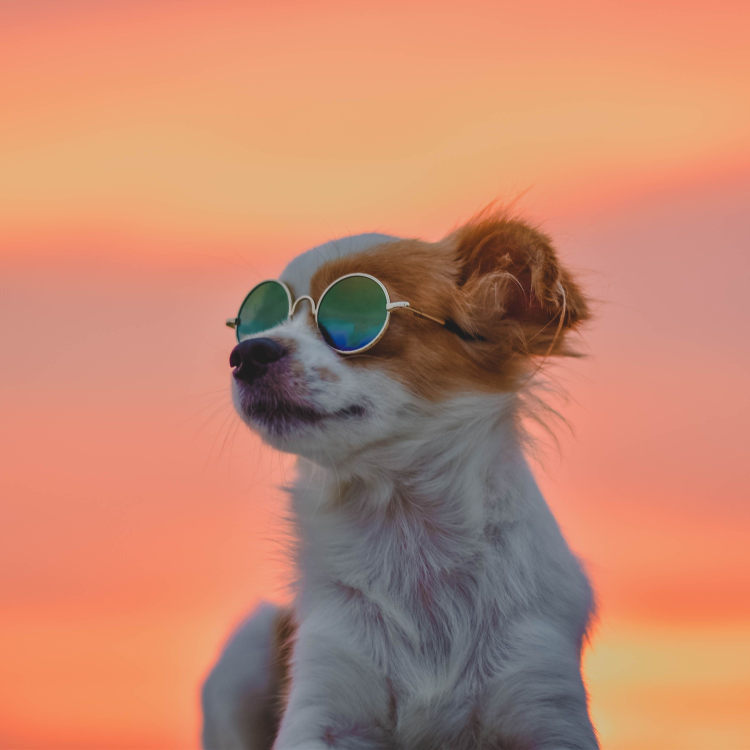
#> input picture 01. Tranformation Techniques/dog.jpg, 3000 x 3000 px (shown at 1/4 size)
$ jupyter execute naive_tranformation_techniques.ipynb
#> lines starting #> are read from the running program, lines starting #| are printed output that depends on the picture; after the words box and inside, x2 and y2 are one past the last pixel; in counts of white or black regions, pixels touching at a corner belong together
## 1) Transformations
### Rotation, translation and skew are useful operations for matching, tracking, and data augmentation.

##### A) Write a function that takes as input an image I, rotates it by an angle θ1 and horizontally skews it by an angle, θ2.
##### Write the matrix formulation for image rotation R(.) and skewing S(.).
##### Define all the variables.
##### Note that the origin of the coordinate system of the programming environment you use might be different from the one shown in the lectures.

[cell 1]
import cv2
import numpy as np
import matplotlib
import matplotlib.pyplot as plt
import math

[cell 2]
#reading in and showing an image
img = cv2.imread("dog.jpg")
#> img is the input picture: shape (3000, 3000, 3); mean B, G, R 110.6, 135.4, 195.5
#conveting colour channels
img = img[:,:,::-1]
plt.axis('off')
plt.imshow(img)

[cell 3]
#printing the matrix shape & entire matrix
print('Original Image Size:', img.shape)
#| Original Image Size: (3000, 3000, 3)
#resizing to make math a little easier for myself
img = cv2.resize(img, (250,250))
#> img: shape (250, 250, 3)
print('Resized Image Size:', img.shape)
#| Resized Image Size: (250, 250, 3)

print(img)
#> (printed output is left out)

[cell 4]
#defining variables for image manipulation

#setting the angle we want to rotate the image by (degrees)
angleRotate = 25
#setting the angle we want to skew the image by (degrees)
angleSkew = 15

#defining the reoccuring variables so we can convert degrees to radians & maniplate matricies
angRotate = math.radians(angleRotate)
angSkew = math.radians(angleSkew)

#creating an empty matrix to fix the rotated image to
rotateImg = np.zeros(img.shape)
skewImg = np.uint8(np.zeros(img.shape))

#finding the centre point coordinates of the image to manipulate
#dividing the shape height by 2 for the x coordinate
xMiddle = rotateImg.shape[0]//2
#> xMiddle = 125
#dividing the shape width by 2 for the y coordinate
yMiddle = rotateImg.shape[1]//2
#> yMiddle = 125

print('midpoint coordiantes:',xMiddle,yMiddle)
#| midpoint coordiantes: 125 125

[cell 5]
#to rotate an image we need to map it to a matrix and multiply that matrix by a rotation martix (using sin & cos)

#create a for loop to go through each element in each row and each element in each column and multiply it by the rotation matrix specified by the angRotate variable
for i in range(img.shape[0]):
    for j in range(img.shape[1]):

        #multiplying the coordinates by the rotation matrix
        x = (i - xMiddle) * math.cos(angRotate) + (j-yMiddle) * math.sin(angRotate)
        y = -(i - xMiddle) * math.sin(angRotate) + (j-yMiddle) * math.cos(angRotate)

        #cleaning up values and adding them to the midpoint to create new position
        x = round(x) + yMiddle
        y = round(y) + xMiddle

        #checking to make sure that new x,y coordinates exist and populating the rotatedImg matrix
        if x >= 0 and y >= 0 and x<img.shape[0] and y<img.shape[1]:
            rotateImg[i,j,:] = img[x,y,:]
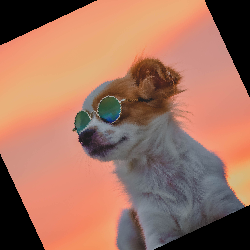
#> rotateImg: shape (250, 250, 3) float64; mean R, G, B 162.1, 114.4, 95.7

plt.axis('off')
plt.imshow(rotateImg[:,:,::-1])

#this failed to complete the task as the image is empty
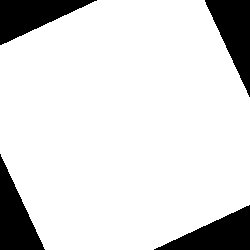
#> shown: shape (250, 250, 3) float64; values 0 (black) and 1 (white), 85.9% white; 4 black regions, box (x1, y1, x2, y2) and area: (205, 0, 250, 97) 2235, (0, 0, 97, 45) 2224, (154, 205, 250, 250) 2190, (0, 154, 45, 250) 2179

[cell 6]
#attempt 2

#we reciueved the following error message:
#'Clipping input data to the valid range for imshow with RGB data ([0..1] for floats or [0..255] for integers).'

#adding uint8 to allow the array to represent the image with 3 colour channels
rotImage = np.uint8(np.zeros(img.shape))

for i in range(img.shape[0]):
    for j in range(img.shape[1]):

        #multiplying the coordinates by the rotation matrix
        x = (i - xMiddle) * math.cos(angRotate) + (j-yMiddle) * math.sin(angRotate)
        y = -(i - xMiddle) * math.sin(angRotate) + (j-yMiddle) * math.cos(angRotate)

        #cleaning up values and adding them to the midpoint to create new position
        x = round(x) + yMiddle
        y = round(y) + xMiddle

        #checking to make sure that new x,y coordinates exist and populating the rotatedImg matrix
        if x >= 0 and y >= 0 and x<img.shape[0] and y<img.shape[1]:
            rotImage[i,j,:] = img[x,y,:]

plt.axis('off')
plt.imshow(rotImage)

[cell 7]
#attempt 3

#the image is being rotated, BUT it is also being cropped
#we need to adjust the height&width variables to take into account the new height&width of the rotated image

#finding the height and weight of the new image
heightOfRotatedImage = round(abs(img.shape[0] * math.cos(angRotate))) + round(abs(img.shape[1] * math.sin(angRotate)))
#> heightOfRotatedImage = 333
widthOfRotatedImage = round(abs(img.shape[1] * math.cos(angRotate))) + round(abs(img.shape[0] * math.sin(angRotate)))
#> widthOfRotatedImage = 333

#adding uint8 to allow the array to represent the image with 3 colour channels
rotImg = np.uint8(np.zeros((heightOfRotatedImage, widthOfRotatedImage, img.shape[2])))

#finding the centre point coordinates of the new image after rotation
xRotateMiddle = widthOfRotatedImage//2
#> xRotateMiddle = 166
yRotateMiddle = heightOfRotatedImage//2
#> yRotateMiddle = 166

for i in range(rotImg.shape[0]):
  for j in range(rotImg.shape[1]):
    x= (i - xRotateMiddle) * math.cos(angRotate) + (j - xRotateMiddle) * math.sin(angRotate)
    y= -(i - xRotateMiddle) * math.sin(angRotate) + (j - yRotateMiddle) * math.cos(angRotate)

    x=round(x) + yMiddle
    y=round(y) + xMiddle

    if (x>=0 and y>=0 and x<img.shape[0] and  y<img.shape[1]):
      rotImg[i,j,:] = img[x,y,:]

plt.axis('off')
plt.imshow(rotImg)

[cell 8]
#funtion to rotate image

def ICV_imageRotate(img, angRotate):

    #defining the reoccuring variables so we can convert degrees to radians & maniplate matricies based on the input angles
#> called with angRotate = 103
    degreeOfRotation = math.radians(angRotate)

    #ADD THIS TO THE REPORT AS 'WHAT I COULD HAVE DONE'
    #the function automatically rotates the image counter clickwise, so this line will modify it to make the function always rotate clockwise
    angRotateClockwise = degreeOfRotation * (-1)

    #calculating what the height of the image will be once it has been rotated, based on the degree of rotation input
    heightOfRotatedImage = round(abs(img.shape[0] * math.cos(angRotateClockwise))) + round(abs(img.shape[1] * math.sin(angRotateClockwise)))
#> heightOfRotatedImage = 300
    #calculating what the width of the image will be once it has been rotated, based on the degree of rotation input
    widthOfRotatedImage = round(abs(img.shape[1] * math.cos(angRotateClockwise))) + round(abs(img.shape[0] * math.sin(angRotateClockwise)))
#> widthOfRotatedImage = 300
    #creating an empty matricies to fix the manipulated images to (that can represent the colour channels)
    rotImg = np.uint8(np.zeros((heightOfRotatedImage, widthOfRotatedImage, img.shape[2])))

    #finding the centre point coordinates of the original image to manipulate
    #dividing the shape height by 2 for the x coordinate
    xMiddle = img.shape[1]//2
#> xMiddle = 125
    #dividing the shape width by 2 for the y coordinate
    yMiddle = img.shape[0]//2
#> yMiddle = 125

    #finding the centre point coordinated of the new image size once it has been rotated
    #dividing the 'widthOfRotatedImage' variable by 2 (as it contains the shape of the rotated image) for the x coordinate
    xRotateMiddle = widthOfRotatedImage//2
#> xRotateMiddle = 150
    #dividing the 'widthOfRotatedImage' variable by 2 (as it contains the shape of the rotated image) for the x coordinate
    yRotateMiddle = heightOfRotatedImage//2
#> yRotateMiddle = 150

    #forloop to rotate the image by input angle
    for i in range(rotImg.shape[0]):
        for j in range(rotImg.shape[1]):

            #multiplying the coordinates by the rotation matrix
            x = (i - xRotateMiddle) * math.cos(angRotateClockwise) + (j - xRotateMiddle) * math.sin(angRotateClockwise)
            y = -(i - xRotateMiddle) * math.sin(angRotateClockwise) + (j - yRotateMiddle) * math.cos(angRotateClockwise)

            #cleaning up values and adding them to the midpoint to create new position
            x = round(x) + yMiddle
            y = round(y) + xMiddle

            #checking to make sure that new x,y coordinates exist and populating the rotatedImg matrix
            if (x>=0 and y>=0 and x<img.shape[0] and  y<img.shape[1]):
              rotImg[i,j,:] = img[x,y,:]
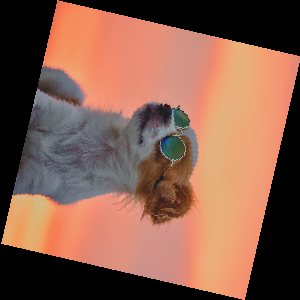
#> rotImg: shape (300, 300, 3); mean R, G, B 135.8, 94.1, 76.9
    #return the rotated image as an output
    return rotImg

[cell 9]
#image = cv2.imread("dog.jpg")
print("Here is the Original Image:")
plt.axis('off')
plt.imshow(img)

[cell 10]
newRotation = ICV_imageRotate(img, 103)
print("Here is the Rotated Image:")
plt.axis('off')
plt.imshow(newRotation)

[cell 11]
#new attempt 1
#finding the height and weight of the new image
heightOfSkewedImage = round(abs(img.shape[0] * math.cos(angSkew))) + round(abs(img.shape[1] * math.sin(angSkew)))
#> heightOfSkewedImage = 306
widthOfSkewedImage = round(abs(img.shape[1] * math.cos(angSkew))) + round(abs(img.shape[0] * math.sin(angSkew)))
#> widthOfSkewedImage = 306

#adding uint8 to allow the array to represent the image with 3 colour channels
skewImg = np.uint8(np.zeros((heightOfSkewedImage, widthOfSkewedImage, img.shape[2])))

#finding the centre point coordinates of the new image after rotation
xRotateMiddle = widthOfSkewedImage//2
#> xRotateMiddle = 153
yRotateMiddle = heightOfSkewedImage//2
#> yRotateMiddle = 153

for i in range(skewImg.shape[0]):
  for j in range(skewImg.shape[1]):
    x= (i - xRotateMiddle) * 1 + (j - xRotateMiddle) * angSkew
    y= -(i - xRotateMiddle) * angSkew + (j - yRotateMiddle) * 1

    x=round(x) + yMiddle
    y=round(y) + xMiddle

    if (x>=0 and y>=0 and x<img.shape[0] and  y<img.shape[1]):
      skewImg[i,j,:] = img[x,y,:]

plt.axis('off')
plt.imshow(skewImg)

[cell 12]
#new attempt 2
#finding the height and weight of the new image
heightOfSkewedImage = round(abs(img.shape[0] * math.cos(angSkew))) + round(abs(img.shape[1] * math.sin(angSkew)))
widthOfSkewedImage = round(abs(img.shape[1] * math.cos(angSkew))) + round(abs(img.shape[0] * math.sin(angSkew)))

#adding uint8 to allow the array to represent the image with 3 colour channels
skewImg = np.uint8(np.zeros((heightOfSkewedImage, widthOfSkewedImage, img.shape[2])))

#finding the centre point coordinates of the new image after rotation
xRotateMiddle = widthOfSkewedImage//2
yRotateMiddle = heightOfSkewedImage//2

for i in range(skewImg.shape[0]):
  for j in range(skewImg.shape[1]):
    #multiplying the coordinates by the shear matrix
    x = ((i - xRotateMiddle) * 1) + ((j - yRotateMiddle) * angSkew)
    #we only want to skew the image on the x axis - so here, y should remain the same
    y = (-(i - xRotateMiddle) * 1) + ((j - yRotateMiddle) * 1)

    x=round(x) + yMiddle
    y=round(y) + xMiddle

    if (x>=0 and y>=0 and x<img.shape[0] and  y<img.shape[1]):
      skewImg[i,j,:] = img[x,y,:]

plt.axis('off')
plt.imshow(skewImg)

[cell 13]
#new attempt 3
#finding the height and weight of the new image
heightOfSkewedImage = img.shape[0]
#> heightOfSkewedImage = 250
widthOfSkewedImage =  round(abs(img.shape[1] * 1)) + round(abs(img.shape[0] * 1))
#> widthOfSkewedImage = 500

#adding uint8 to allow the array to represent the image with 3 colour channels
skewImg = np.uint8(np.zeros((heightOfSkewedImage, widthOfSkewedImage, img.shape[2])))

#finding the centre point coordinates of the new image after skew
xSkewMiddle = img.shape[0] //2
#> xSkewMiddle = 125
ySkewMiddle = img.shape[1]

for i in range(skewImg.shape[0]):
  for j in range(skewImg.shape[1]):
    #multiplying the coordinates by the shear matrix
    x = ((i - xSkewMiddle) * 1) + ((j - ySkewMiddle) * angSkew)
    #we only want to skew the image on the x axis - so here, y should remain the same
    y = (-(i - xSkewMiddle) * 1) + ((j - ySkewMiddle) * 1)

    x=round(x) + yMiddle
    y=round(y) + xMiddle

    if (x>=0 and y>=0 and x<img.shape[0] and  y<img.shape[1]):
      skewImg[i,j,:] = img[x,y,:]
#> skewImg: shape (250, 500, 3)

plt.axis('off')
plt.imshow(skewImg)

[cell 14]
#new attempt 4
#mny skew starts to rotaet teh image at a certain point which is not what i want
#this may be down to the fact that i am manipluating both the x and y axis
#however because im trying to skew horizontally, where the y axis should not change, i only need to manipulate one axes
#attepmpting to fix problem but only applying calculations to one axis
#finding the height and weight of the new image
heightOfSkewedImage = img.shape[0]
widthOfSkewedImage =  round(abs(img.shape[1] * 1)) + round(abs(img.shape[0] * 1))

#adding uint8 to allow the array to represent the image with 3 colour channels
skewImg = np.uint8(np.zeros((heightOfSkewedImage, widthOfSkewedImage, img.shape[2])))

#finding the centre point coordinates of the new image after skew
xSkewMiddle = img.shape[0] //2
ySkewMiddle = img.shape[1]

for i in range(skewImg.shape[0]):
  for j in range(skewImg.shape[1]):
    #multiplying the coordinates by the shear matrix
    x = ((i - xSkewMiddle) * 1) + ((j - ySkewMiddle) * angSkew)
    #we only want to skew the image on the x axis - so here, y should remain the same
    y = ((i - xSkewMiddle) * 1) + ((j - ySkewMiddle) * 1)

    x=round(x) + yMiddle
    y=round(y) + xMiddle

    if (x>=0 and y>=0 and x<img.shape[0] and  y<img.shape[1]):
      skewImg[i,j,:] = img[x,y,:]

plt.axis('off')
plt.imshow(skewImg)

#turns out all i had to do was remove a minus from

[cell 15]
#funtion to skew image

def ICV_imageSkew(img, angSkew):

    #img = img[:,:,::-1]
    #defining the reoccuring variables so we can convert degrees to radians & maniplate matricies based on the input angle
#> called with angSkew = 1
    angleSkew = math.radians(angSkew)

    #finding the weight of the new, skewed image & setting the height of the new, skewed image (which should be the same as the original image)
    heightOfSkewedImage = img.shape[0]
    widthOfSkewedImage =  round(abs(img.shape[1] * 1)) + round(abs(img.shape[0] * 1))

    #creating an empty matricies to fix the manipulated images to (that can represent the colour channels)
    skewImg = np.uint8(np.zeros((heightOfSkewedImage, widthOfSkewedImage, img.shape[2])))

    #finding the centre point coordinates of the original image to manipulate
    #dividing the shape height by 2 for the x coordinate
    xMiddle = img.shape[1]//2
    #dividing the shape width by 2 for the y coordinate
    yMiddle = img.shape[0]//2

    #finding the centre point coordinates of the image to manipulate
    #dividing the shape height by 2 for the x coordinate
    xSkewMiddle = img.shape[0] //2
    #getting shape width for the y coordiante
    ySkewMiddle = img.shape[1]

    #forloop to skew image by input angle
    for i in range(skewImg.shape[0]):
        for j in range(skewImg.shape[1]):

            #multiplying the coordinates by the shear matrix
            x = ((i - xSkewMiddle) * 1) + ((j - ySkewMiddle) * angleSkew)
            #we only want to skew the image on the x axis - so here, y should remain the same
            y = ((i - xSkewMiddle) * 1) + ((j - ySkewMiddle) * 1)

            #cleaning up values and adding them to the midpoint to create new image skew
            x = round(x) + xMiddle
            y = round(y) + yMiddle

            #checking to make sure that new x,y coordinates exist and populating the skewImg matrix
            if (x >= 0 and y >= 0 and x < img.shape[0] and y < img.shape[0]):
                skewImg[i,j,:] = img[x,y,:]

    return skewImg

[cell 16]
#image = cv2.imread("dog.jpg")
print("Here is the Original Image:")
plt.axis('off')
plt.imshow(img)

[cell 17]
newSkew = ICV_imageSkew(img, 1)
print("Here is the Skewed Image:")
plt.axis('off')
plt.imshow(newSkew)

##### B) Create an image that contains your name written in Arial, point 72, capital letters.
##### Rotate clockwise the image you created by 30, 60, 120 and -50 degrees.
##### Skew the same image by 10, 40 and 60 degrees.
##### Complete the process so that all the pixels have a value.
##### Discuss in the report the advantages and disadvantages of different approaches.

[cell 18]
#creating the image

#import library to create an image with text
from PIL import Image, ImageDraw, ImageFont

#create image dimensions
width = 400
height = 400

#assign a message to be displayed
text = "ZAMENA"

#set font type & size
font = ImageFont.truetype('arial.ttf', 72)

#creating the image base
box = Image.new('RGB', (width, height), color = 'peachpuff')

#drawing the image out
drawBox = ImageDraw.Draw(box)

#writing name in box and setting font colour
drawBox.text((10, 10 ), text, font = font, fill = (245, 147, 20))

#saving the image for later use
box.save('name.jpg')
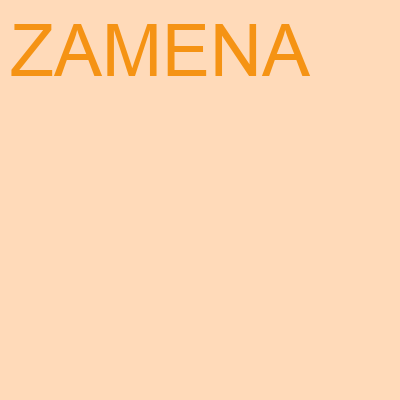
#> saved as name.jpg: PIL image 400x400 RGB; mean R, G, B 254.7, 215.5, 179.3

#reading in and showing th
name = cv2.imread('name.jpg')
name = name[:,:,::-1]
plt.axis('off')
plt.imshow(name)

[cell 19]
#rotate the image clockwise 30 degrees
newRotation = ICV_imageRotate(name, 30)
print("Here is the Image Rotated 30 Degrees Clockwise:")
plt.axis('off')
plt.imshow(newRotation)

[cell 20]
#rotate the image clockwise 60 degrees
newRotation = ICV_imageRotate(name, 60)
print("Here is the Image Rotated 60 Degrees Clockwise:")
plt.axis('off')
plt.imshow(newRotation)

[cell 21]
#rotate the image clockwise 120 degrees
newRotation = ICV_imageRotate(name, 120)
print("Here is the Image Rotated 120 Degrees Clockwise:")
plt.axis('off')
plt.imshow(newRotation)

[cell 22]
#rotate the image clockwise -50 degrees
newRotation = ICV_imageRotate(name, -50)
#> after the loop in ICV_imageRotate (call 5), `for i in range(rotImg.shape[0]):`:
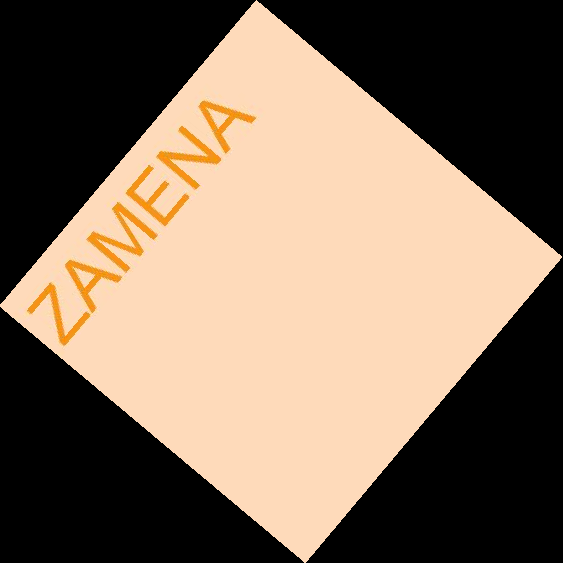
#> rotImg: shape (563, 563, 3); mean R, G, B 127.9, 108.8, 90.9
print("Here is the Image Rotated 50 Degrees Counter-Clockwise:")
plt.axis('off')
plt.imshow(newRotation)

[cell 23]
newSkew = ICV_imageSkew(name, 10)
print("Here is the Image Skewed 10 Degrees:")
plt.axis('off')
plt.imshow(newSkew)

[cell 24]
newSkew = ICV_imageSkew(name, 40)
print("Here is the Image Skewed 40 Degrees:")
plt.axis('off')
plt.imshow(newSkew)

[cell 25]
newSkew = ICV_imageSkew(name, 60)
print("Here is the Image Skewed 60 Degrees:")
plt.axis('off')
plt.imshow(newSkew)

##### C) Analyse the results when you change the order of the two operators: R(S(I)) and S(R(I)).
###### i) Rotate the image by θ1 = 20 clockwise and then skew the result by θ2 = 50.
###### ii) Skew the image by θ2 = 50 and then rotate the result by θ1 = 20 clockwise.
##### Are the results of (i) and (ii) the same? Why?

[cell 26]
cat = cv2.imread("cat.jpg")
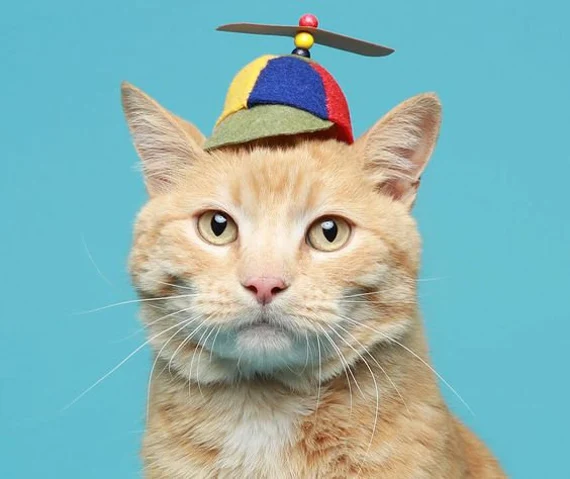
#> input picture 01. Tranformation Techniques/cat.jpg, 570 x 479 px
#> cat is the input picture: shape (479, 570, 3); mean B, G, R 177.8, 179.3, 138
cat = cat[:,:,::-1]
cat = cv2.resize(cat, (250,250))
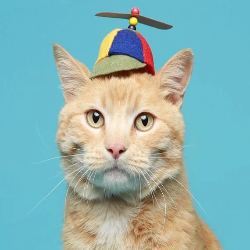
#> cat: shape (250, 250, 3); mean R, G, B 137.9, 179.2, 177.8
print("Here is the original image:")
plt.axis('off')
plt.imshow(cat)

[cell 27]
#rotating a new image 20 degrees clockwise:
catRotate = ICV_imageRotate(cat, 20)
#> after the loop in ICV_imageRotate (call 6), `for i in range(rotImg.shape[0]):`:
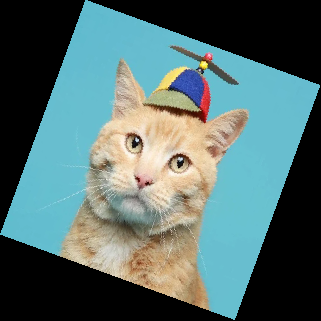
#> rotImg: shape (321, 321, 3); mean R, G, B 83.7, 108.7, 107.8
#skewing a the rotated image 50 degrees:
catRotateSkew = ICV_imageSkew(catRotate, 50)

print("Here is the Image has been Rotated AND THEN Skewed:")
plt.axis('off')
plt.imshow(catRotateSkew)

[cell 28]
#skewing a new image 50 degrees:
catSkew = ICV_imageSkew(cat, 50)
#> after the loop in ICV_imageSkew (call 6), `for i in range(skewImg.shape[0]):`:
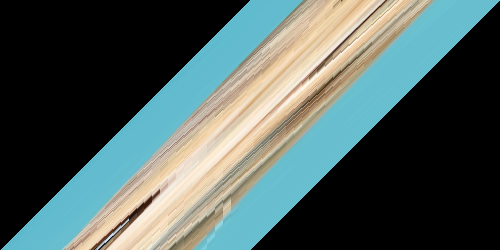
#> skewImg: shape (250, 500, 3); mean R, G, B 78.6, 94, 91

#rotating the skewed image 20 degrees clockwise:
catSkewRotate = ICV_imageSkew(catSkew, 20)
#> after the loop in ICV_imageSkew (call 7), `for i in range(skewImg.shape[0]):`:
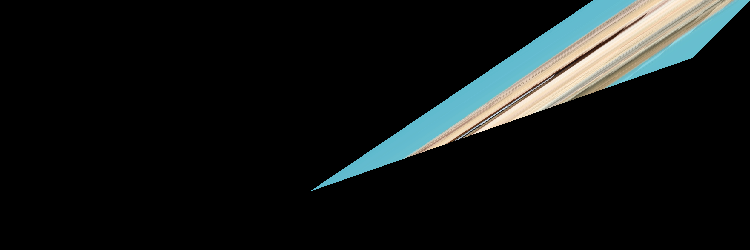
#> skewImg: shape (250, 750, 3); mean R, G, B 18.7, 22.2, 21.7
